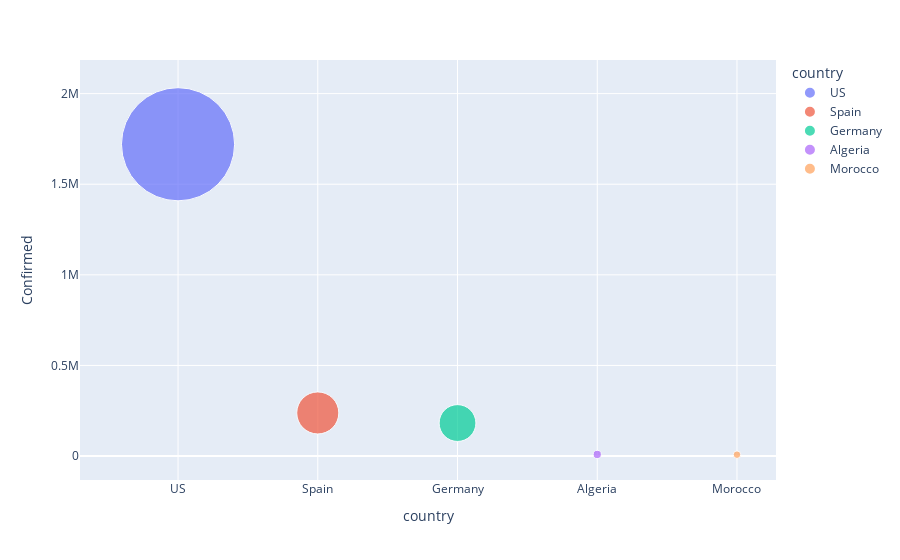

Here is the notebook cell this chart was saved with:
### Code cell
fig = px.scatter(pays_trie.loc[pays_trie['country'].isin(pays)],x='country',y='Confirmed',size='Confirmed',color='country', hover_name='country' ,size_max=80)
fig.show()

### Figure 1 — Plotly figure (JSON) as saved in the notebook; plotly's stock layout.template omitted (floating-point values rounded to 4 significant figures)
{"data": [{"hovertemplate": "<b>%{hovertext}</b><br><br>country=%{x}<br>Confirmed=%{marker.size}<extra></extra>", "hovertext": ["US"], "legendgroup": "US", "marker": {"color": "#636efa", "size": [1720613], "sizemode": "area", "sizeref": 268.8, "symbol": "circle"}, "mode": "markers", "name": "US", "showlegend": true, "type": "scatter", "x": ["US"], "xaxis": "x", "y": [1720613], "yaxis": "y"}, {"hovertemplate": "<b>%{hovertext}</b><br><br>country=%{x}<br>Confirmed=%{marker.size}<extra></extra>", "hovertext": ["Spain"], "legendgroup": "Spain", "marker": {"color": "#EF553B", "size": [237906], "sizemode": "area", "sizeref": 268.8, "symbol": "circle"}, "mode": "markers", "name": "Spain", "showlegend": true, "type": "scatter", "x": ["Spain"], "xaxis": "x", "y": [237906], "yaxis": "y"}, {"hovertemplate": "<b>%{hovertext}</b><br><br>country=%{x}<br>Confirmed=%{marker.size}<extra></extra>", "hovertext": ["Germany"], "legendgroup": "Germany", "marker": {"color": "#00cc96", "size": [182196], "sizemode": "area", "sizeref": 268.8, "symbol": "circle"}, "mode": "markers", "name": "Germany", "showlegend": true, "type": "scatter", "x": ["Germany"], "xaxis": "x", "y": [182196], "yaxis": "y"}, {"hovertemplate": "<b>%{hovertext}</b><br><br>country=%{x}<br>Confirmed=%{marker.size}<extra></extra>", "hovertext": ["Algeria"], "legendgroup": "Algeria", "marker": {"color": "#ab63fa", "size": [8997], "sizemode": "area", "sizeref": 268.8, "symbol": "circle"}, "mode": "markers", "name": "Algeria", "showlegend": true, "type": "scatter", "x": ["Algeria"], "xaxis": "x", "y": [8997], "yaxis": "y"}, {"hovertemplate": "<b>%{hovertext}</b><br><br>country=%{x}<br>Confirmed=%{marker.size}<extra></extra>", "hovertext": ["Morocco"], "legendgroup": "Morocco", "marker": {"color": "#FFA15A", "size": [7643], "sizemode": "area", "sizeref": 268.8, "symbol": "circle"}, "mode": "markers", "name": "Morocco", "showlegend": true, "type": "scatter", "x": ["Morocco"], "xaxis": "x", "y": [7643], "yaxis": "y"}], "layout": {"legend": {"itemsizing": "constant", "title": {"text": "country"}, "tracegroupgap": 0}, "margin": {"t": 60}, "xaxis": {"anchor": "y", "categoryarray": ["US", "Spain", "Germany", "Algeria", "Morocco"], "categoryorder": "array", "domain": [0, 1], "title": {"text": "country"}}, "yaxis": {"anchor": "x", "domain": [0, 1], "title": {"text": "Confirmed"}}}}
